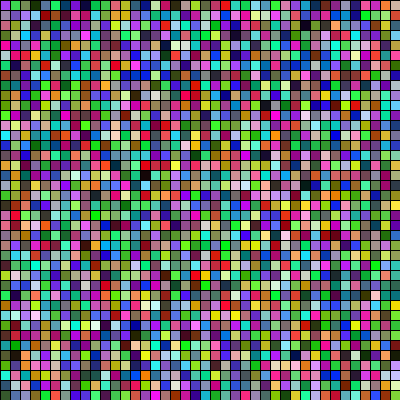
Frame 1 (no input)
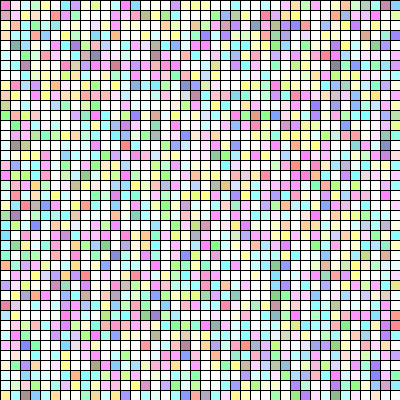
Frame 60 (the mouse pressed at the canvas centre just before this capture)
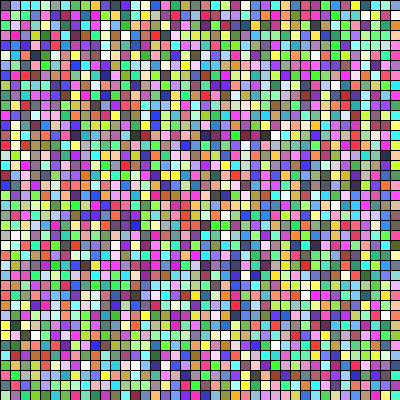
Frame 120 (the mouse held since frame 60 and released just before this capture)

The Processing sketch that drew these frames (run headless with seeded random() and noise(); from frame 60 on, the mouse is pressed at the canvas centre):

// Processing sketch: sketch_06b_2
// ── sketch_06b_2.pde
color vals[][]=new color[400] [400];
int r;
int w;
int v1;
int v2;
int red;
int blue;
int green;
color c;
color t;

void setup() {
  size(400,400);
  v1=0;
  v2=255; 
  frameRate(5); 
  }
void draw() {
  for (r=0;r<height;r=r+10) {
    for(w=0;w<width;w=w+10) {
      if (v1<=0) {
        c = color(random(v1,v2),random(v1,v2),random(v1,v2));
        vals[r][w]=c;
      }
      else {
        t=vals[r][w];
        red=int(red(t))+v1;
        green=int(green(t))+v1;
        blue=int(blue(t))+v1;
        c=color(red,green,blue); 
      }  
      fill(c);
      rect(w,r,10,10);
      }
    }
    v1=v1+10;
    if (v1>220) {
    v1=0;
    }  
}
